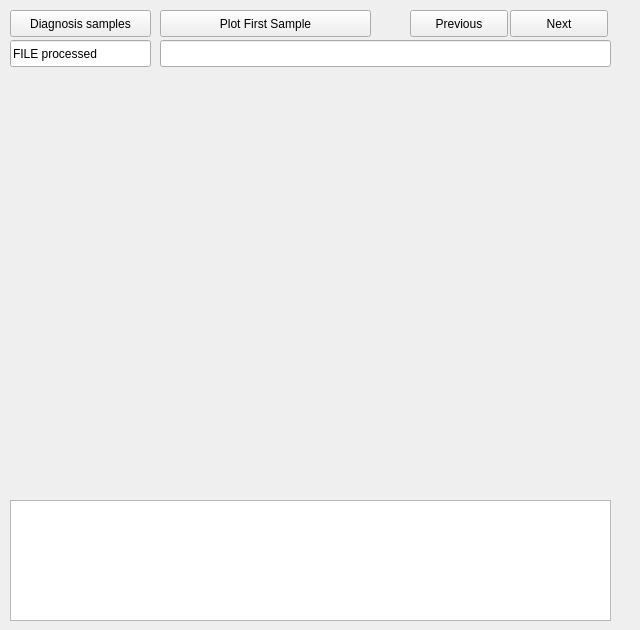
<?xml version="1.0" encoding="UTF-8"?>
<ui version="4.0">
 <class>Form</class>
 <widget class="QWidget" name="Form">
  <property name="geometry">
   <rect>
    <x>0</x>
    <y>0</y>
    <width>640</width>
    <height>630</height>
   </rect>
  </property>
  <property name="windowTitle">
   <string>TnClone-Diagnosis Plot</string>
  </property>
  <widget class="QPushButton" name="pushButton">
   <property name="geometry">
    <rect>
     <x>10</x>
     <y>10</y>
     <width>141</width>
     <height>27</height>
    </rect>
   </property>
   <property name="text">
    <string>Diagnosis samples</string>
   </property>
  </widget>
  <widget class="QPushButton" name="pushButton_2">
   <property name="geometry">
    <rect>
     <x>160</x>
     <y>10</y>
     <width>211</width>
     <height>27</height>
    </rect>
   </property>
   <property name="text">
    <string>Plot First Sample</string>
   </property>
  </widget>
  <widget class="QPushButton" name="pushButton_3">
   <property name="geometry">
    <rect>
     <x>510</x>
     <y>10</y>
     <width>98</width>
     <height>27</height>
    </rect>
   </property>
   <property name="text">
    <string>Next</string>
   </property>
  </widget>
  <widget class="QPushButton" name="pushButton_4">
   <property name="geometry">
    <rect>
     <x>410</x>
     <y>10</y>
     <width>98</width>
     <height>27</height>
    </rect>
   </property>
   <property name="text">
    <string>Previous</string>
   </property>
  </widget>
  <widget class="matplotlibWidget" name="widget" native="true">
   <property name="geometry">
    <rect>
     <x>10</x>
     <y>70</y>
     <width>601</width>
     <height>421</height>
    </rect>
   </property>
  </widget>
  <widget class="QTextEdit" name="textEdit">
   <property name="geometry">
    <rect>
     <x>10</x>
     <y>500</y>
     <width>601</width>
     <height>121</height>
    </rect>
   </property>
  </widget>
  <widget class="QLineEdit" name="lineEdit">
   <property name="geometry">
    <rect>
     <x>160</x>
     <y>40</y>
     <width>451</width>
     <height>27</height>
    </rect>
   </property>
  </widget>
  <widget class="QLineEdit" name="lineEdit_2">
   <property name="geometry">
    <rect>
     <x>10</x>
     <y>40</y>
     <width>141</width>
     <height>27</height>
    </rect>
   </property>
   <property name="text">
    <string>FILE processed</string>
   </property>
  </widget>
 </widget>
 <customwidgets>
  <customwidget>
   <class>matplotlibWidget</class>
   <extends>QWidget</extends>
   <header>matplotlibwidget.h</header>
   <container>1</container>
  </customwidget>
 </customwidgets>
 <resources/>
 <connections/>
</ui>
